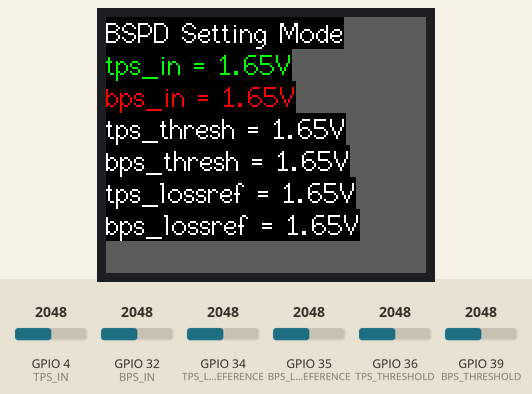
Bench run of a program on a simulated ESP32. On the bench: 160×128 colour display. The inputs (shaded band) are chosen by the test bench; at power-on: GPIO 4 (TPS_IN) = 2048, GPIO 32 (BPS_IN) = 2048, GPIO 34 (TPS_LOSS_REFERENCE) = 2048, GPIO 35 (BPS_LOSS_REFERENCE) = 2048, GPIO 36 (TPS_THRESHOLD) = 2048, GPIO 39 (BPS_THRESHOLD) = 2048. What the program prints to the serial monitor is not drawn.

Above: at 1.3 s.
1.4 s: GPIO 4 (TPS_IN) set to 2866
At 2.6 s:
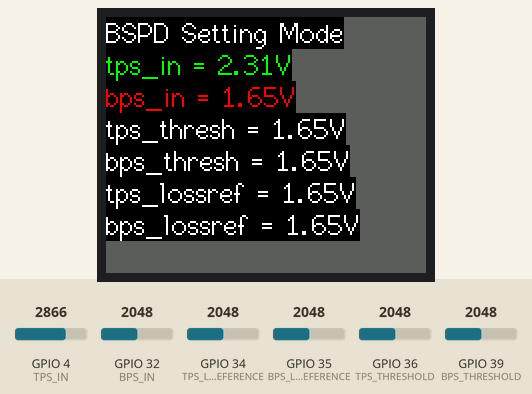
3.0 s: GPIO 32 (BPS_IN) set to 2866
At 3.7 s:
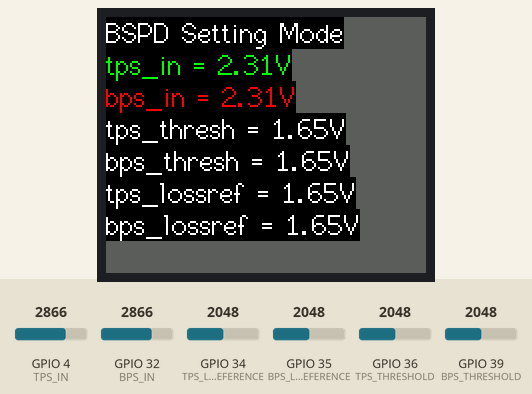
4.6 s: GPIO 34 (TPS_LOSS_REFERENCE) set to 2866
At 5.9 s:
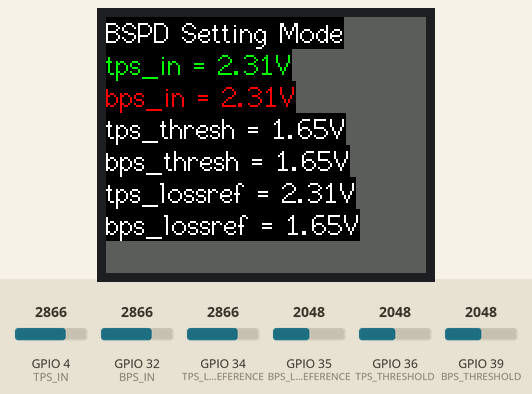
6.2 s: GPIO 35 (BPS_LOSS_REFERENCE) set to 2866
At 7.0 s:
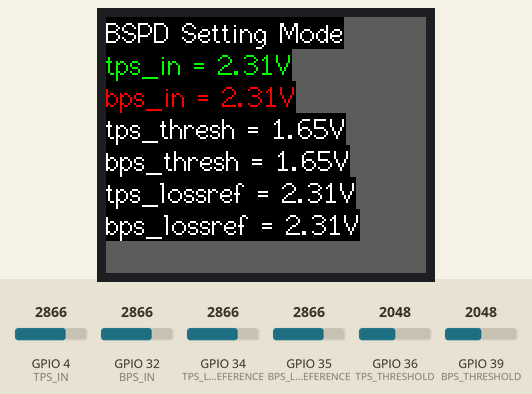
7.8 s: GPIO 36 (TPS_THRESHOLD) set to 2866
At 9.1 s:
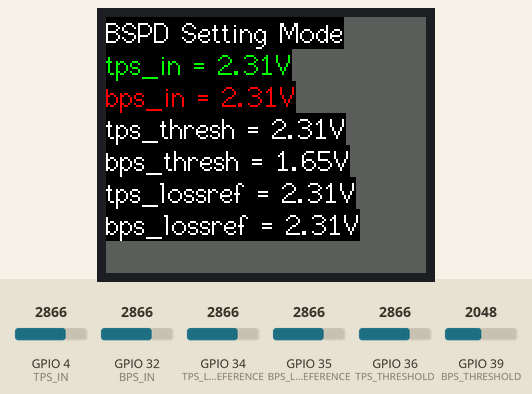
9.4 s: GPIO 39 (BPS_THRESHOLD) set to 2866
At 10.4 s:
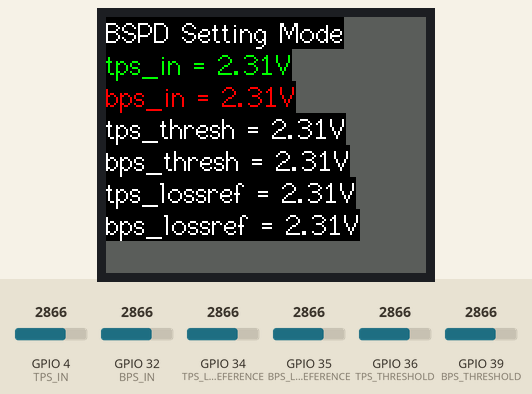
Timing chart, 0 to 12.0 s (numbered marks = the images above; inputs shaded):
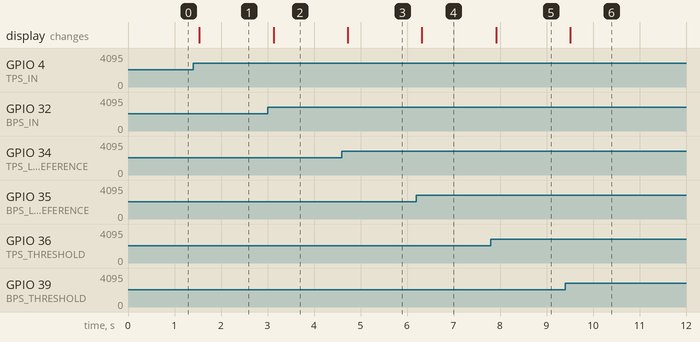

The program:

main.cpp
```cpp
#include <Arduino.h>

#include <TFT_eSPI.h> // Graphics and font library for ST7735 driver chip
#include <SPI.h>


#define TPS_IN  4
#define BPS_IN  32
#define TPS_THRESHOLD 36
#define BPS_THRESHOLD 39
#define TPS_LOSS_REFERENCE 34
#define BPS_LOSS_REFERENCE 35

#define TFT_GREY 0x5AEB // New colour
TFT_eSPI tft = TFT_eSPI();  // Invoke library, pins defined in User_Setup.h

void setup(void) {
  Serial.begin(115200);

  tft.init();
  tft.setRotation(1);
  // Fill screen with grey so we can see the effect of printing with and without
  // a background colour defined
  tft.fillScreen(TFT_GREY);
}

void loop() {

  int tps_in_adc = analogRead(TPS_IN);
  int bps_in_adc = analogRead(BPS_IN);
  int tps_threshold_adc = analogRead(TPS_THRESHOLD);
  int bps_threshold_adc = analogRead(BPS_THRESHOLD);
  int tps_loss_refference_adc = analogRead(TPS_LOSS_REFERENCE);
  int bps_loss_refference_adc = analogRead(BPS_LOSS_REFERENCE);
  double tps_in_volt = tps_in_adc / 4095.0 * 3.3;
  double bps_in_volt = bps_in_adc / 4095.0 * 3.3;
  double tps_threshold_volt = tps_threshold_adc / 4095.0 * 3.3;
  double bps_threshold_volt = bps_threshold_adc / 4095.0 * 3.3;
  double tps_loss_refference_volt = tps_loss_refference_adc / 4095.0 * 3.3;
  double bps_loss_refference_volt = bps_loss_refference_adc / 4095.0 * 3.3;

  // ---serial monitor---
  Serial.printf("tps_in_volt: %.2fV, \t bps_in_volt: %.2fV, \t tps_threshold_volt: %.2fV, \t bps_threshold_volt: %.2fV, \t tps_loss_refference_volt: %.2fV, \t bps_loss_refference_volt: %.2fV\r",
    tps_in_volt,
    bps_in_volt,
    tps_threshold_volt,
    bps_threshold_volt,
    tps_loss_refference_volt,
    bps_loss_refference_volt);

  // ---screen---
  // Set "cursor" at top left corner of display (0,0) and select font 2
  // (cursor will move to next line automatically during printing with 'tft.println'
  //  or stay on the line if there is room for the text with tft.print)
  tft.setCursor(0, 0, 2);

  // Set the font colour to be green with black background, set to font 2, set text size multiplier to 1
  tft.setTextColor(TFT_WHITE,TFT_BLACK);
  tft.setTextFont(2);
  tft.setTextSize(1);
  tft.println("BSPD Setting Mode");

  tft.setTextColor(TFT_GREEN,TFT_BLACK);
  tft.setTextFont(2);
  tft.print("tps_in = "); tft.print(tps_in_volt); tft.println("V");
  tft.setTextColor(TFT_RED,TFT_BLACK);
  tft.setTextFont(2);
  tft.print("bps_in = "); tft.print(bps_in_volt); tft.println("V");
  tft.setTextColor(TFT_WHITE,TFT_BLACK);
  tft.setTextFont(2);
  tft.print("tps_thresh = "); tft.print(tps_threshold_volt); tft.println("V");
  tft.print("bps_thresh = "); tft.print(bps_threshold_volt); tft.println("V");
  tft.print("tps_lossref = "); tft.print(tps_loss_refference_volt); tft.println("V");
  tft.print("bps_lossref = "); tft.print(bps_loss_refference_volt); tft.println("V");

  delay(100);


}
```

Measured:
- after the input at 1.4 s, the display: changes after 0.13 s (image 1)
- after the input at 3.0 s, the display: changes after 0.13 s (image 2)
- after the input at 4.6 s, the display: changes after 0.13 s (image 3)
- after the input at 6.2 s, the display: changes after 0.12 s (image 4)
- after the input at 7.8 s, the display: changes after 0.12 s (image 5)
- after the input at 9.4 s, the display: changes after 0.11 s (image 6)
